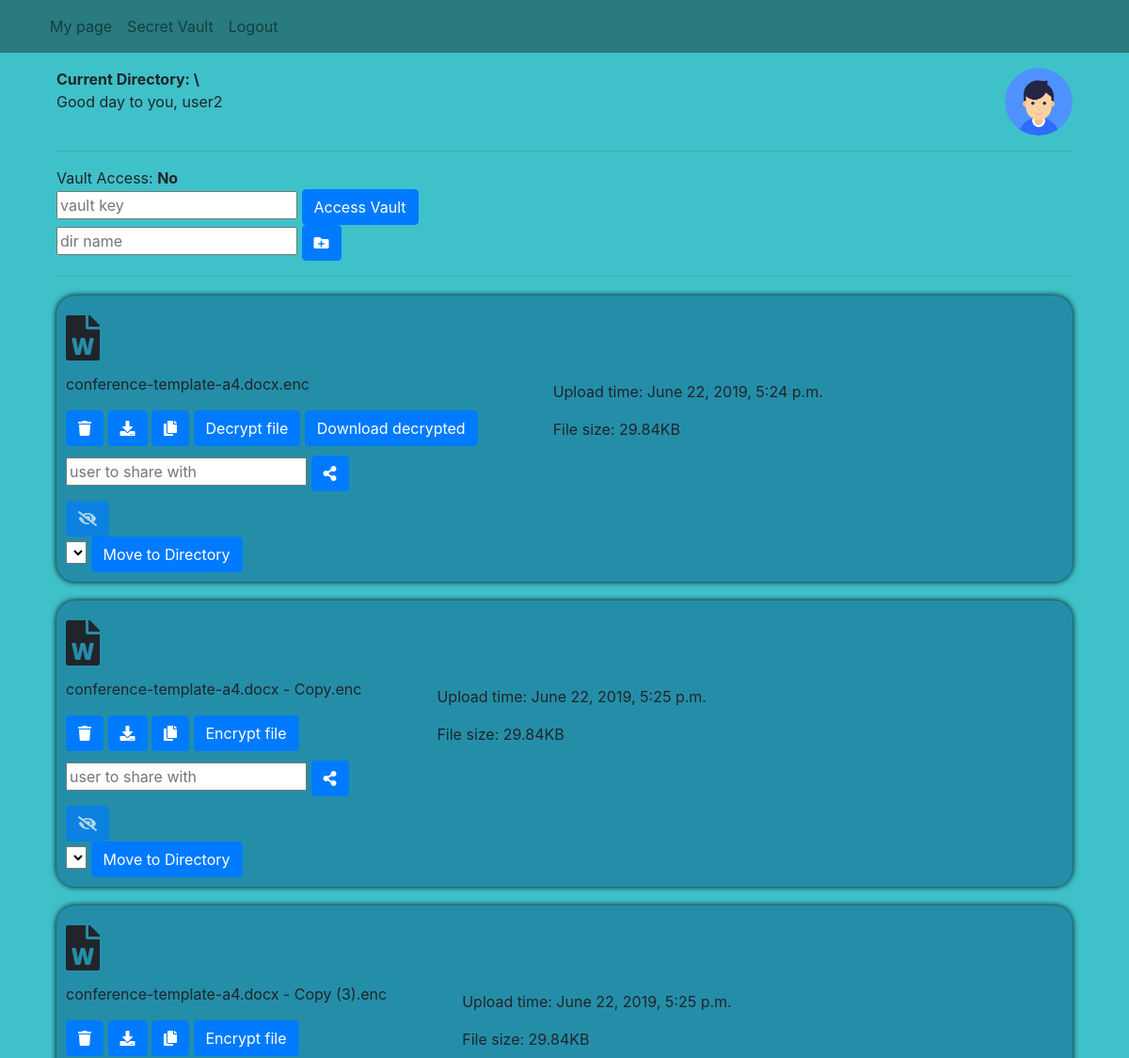
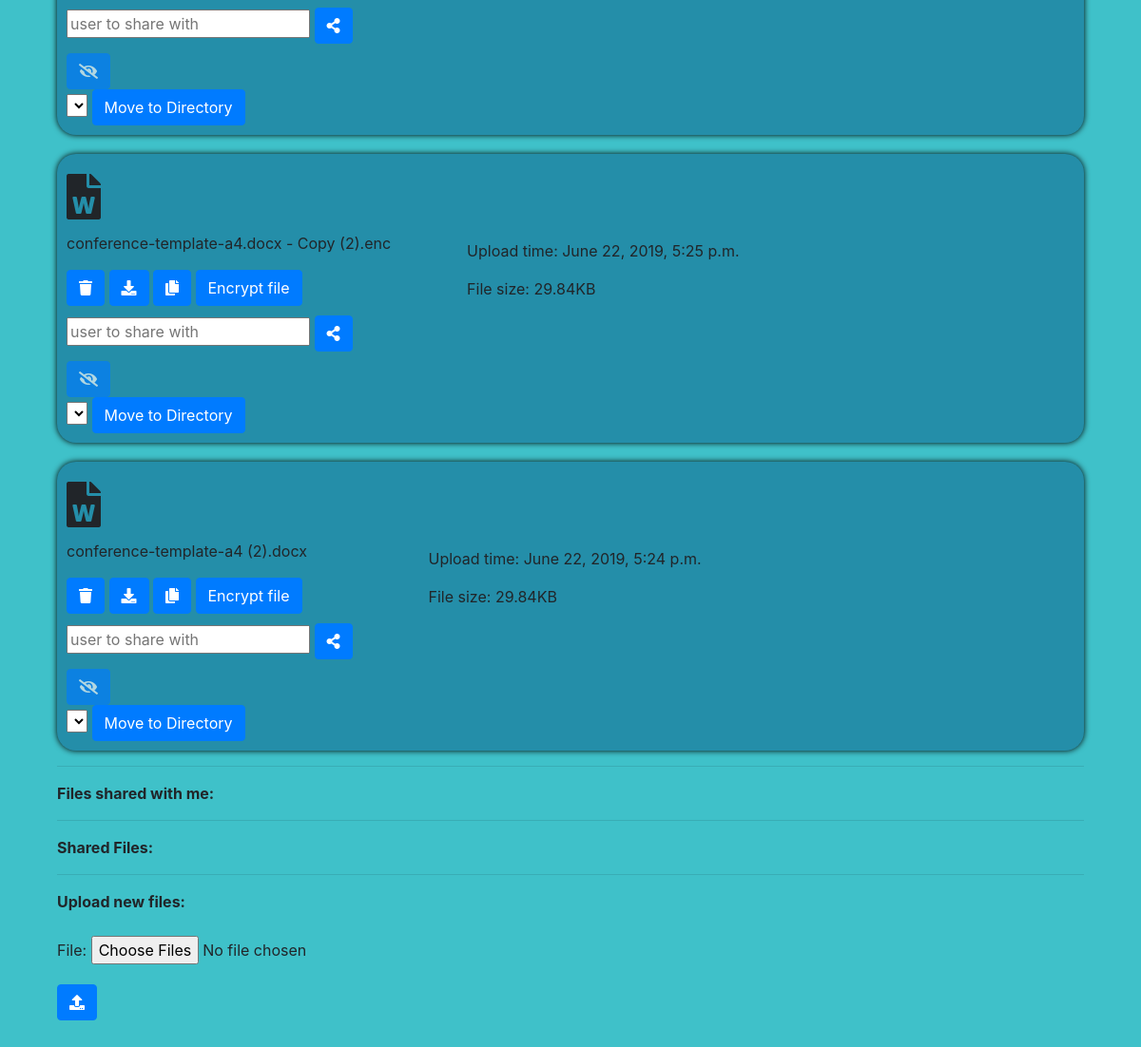
The app's page /me/folder/ (signed in), older data (2 pictures, top to bottom).
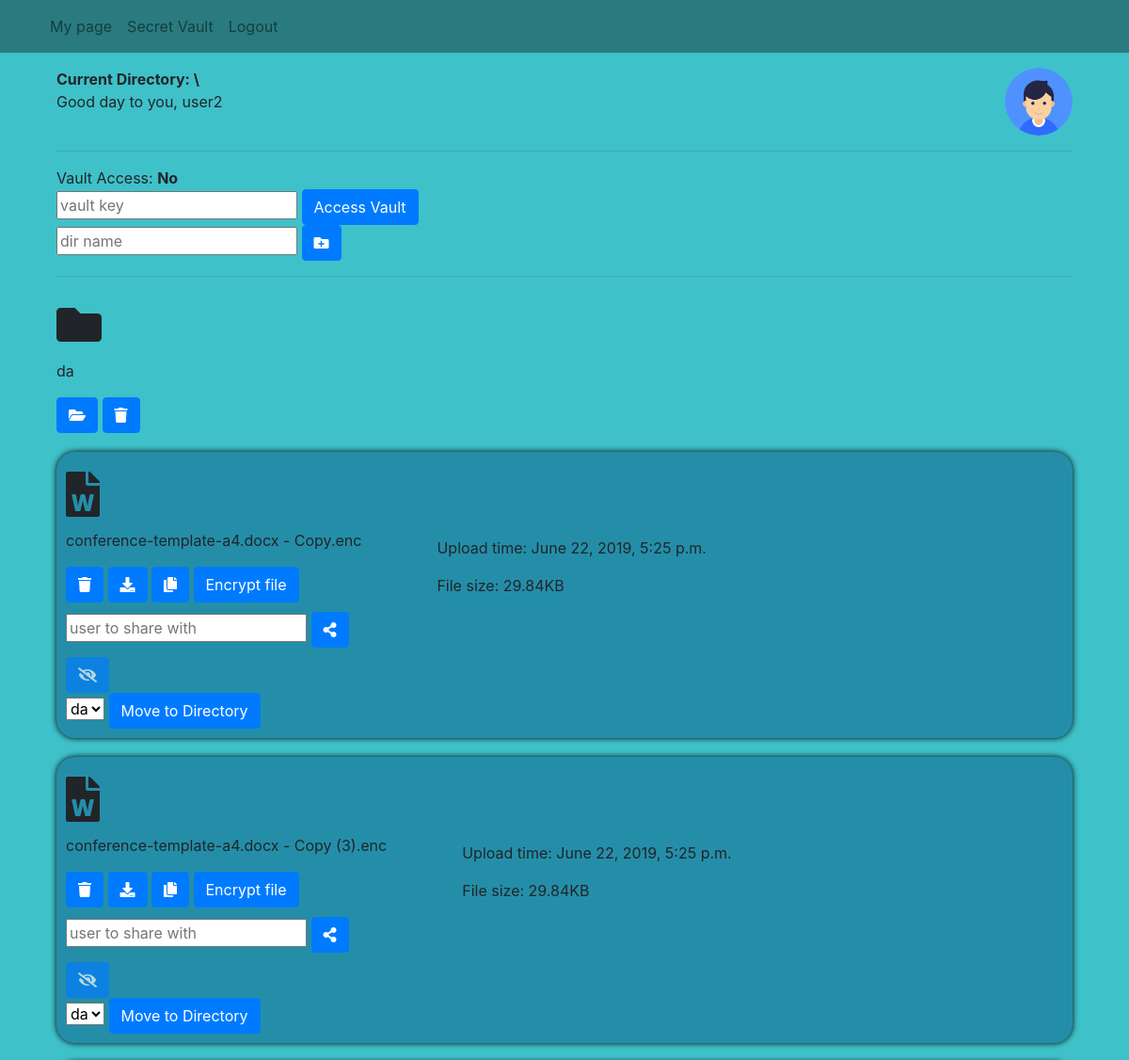
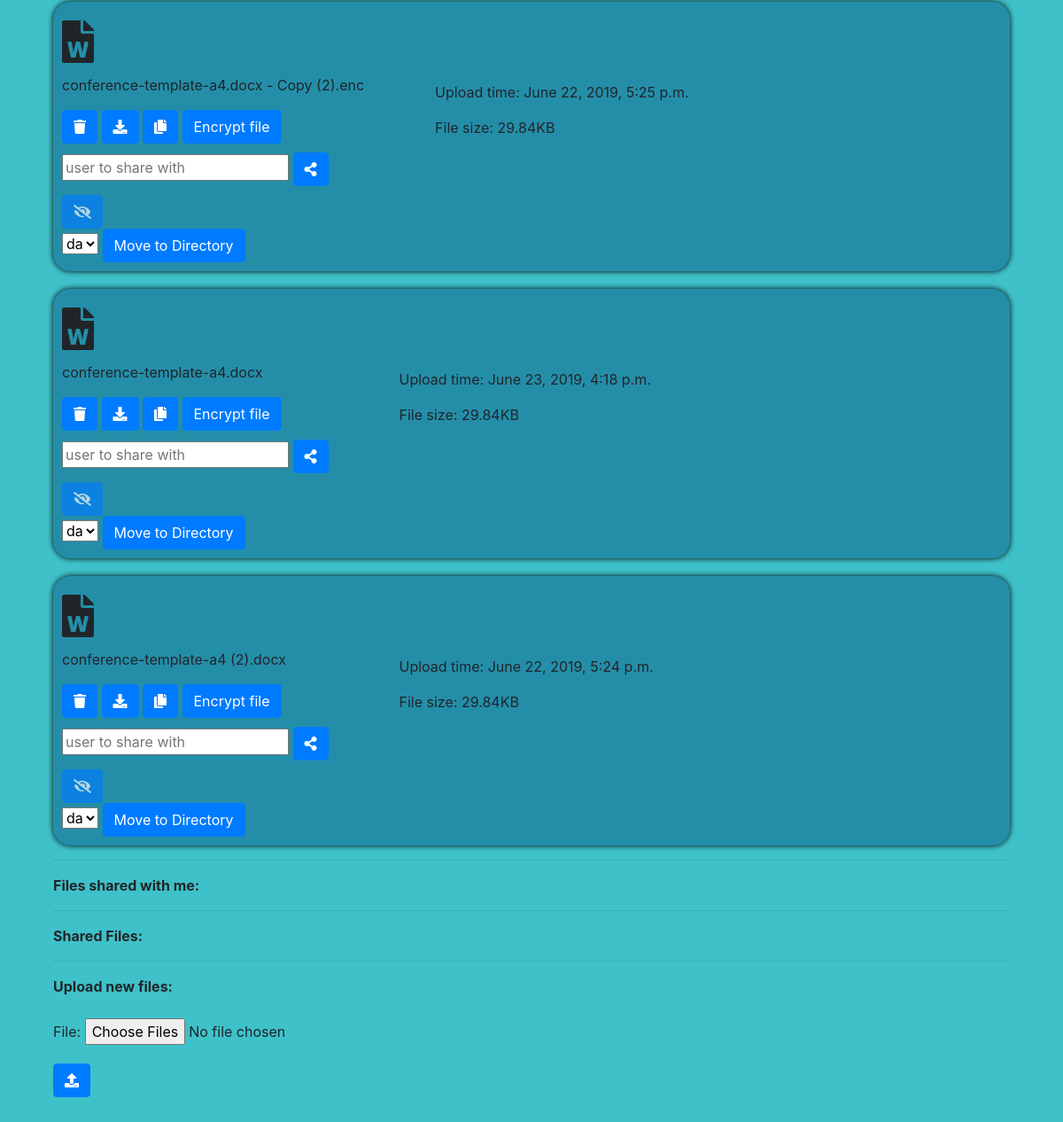
The same page, newer data (2 pictures, top to bottom).
### file_upload/models.py (models this page shows)
class File(models.Model):
    owner = models.ForeignKey(User, on_delete=models.CASCADE, related_name='files')
    filename = models.CharField(max_length=256)
    upload_time = models.DateTimeField(default=timezone.now)
    shared = models.BooleanField(default=False)
    encrypted = models.BooleanField(default=False)
    is_directory = models.BooleanField(default=False)
    path = models.CharField(max_length=256, default='')
    file_type = models.CharField(max_length=256)
    size = models.CharField(max_length=32)
    hidden = models.BooleanField(default=False)
    def __str__(self):
        return self.filename

### mypage/views.py (the view, shortened to what this page needs)
# urls.py: re_path(r'folder/(?P<path>.*)', views.MainPage.as_view(), name='main_page'),
class MainPage(LoginRequiredMixin, View):
    login_url = '/user/login/'
    redirect_field_name = 'index.html'
    def get(self, request, path=''):
        upload_form = UploadFileForm()
        files = File.objects.filter(
            owner=request.user,
            path=path,
            hidden=False,
        ).order_by('-is_directory', '-filename')
        directories = files.filter(is_directory=True)
        shared_by_me = request.user.files.filter(shared=True)
        for file in shared_by_me:
            for i in file.instances.all():
                print(i.shared_with)
        shared_with_me = request.user.shared_with.all()
        vault_access = True
        if not check_vault_token(request.session.get('vault'), request.user):
            vault_access = False
            request.session['vault'] = None
        context = {
            'path': path,
            'files': files,
            'directories': directories,
            'upload_form': upload_form,
            'shared_by_me': shared_by_me,
            'shared_with_me': shared_with_me,
            'vault_access': vault_access,
            'default_profile_pic_url': DEFAULT_PROFILE_PIC_URL,
        }
        return render(request, 'page/my_page.html', context=context)

### file_upload/forms.py
class UploadFileForm(forms.Form):
    file = forms.FileField(widget=forms.ClearableFileInput(attrs={'multiple': True}))

### filesonline/utils.py (called while the page is built, shortened)
def check_vault_token(token, user):
    if not token:
        return False

### templates/page/my_page.html (shortened to what the changed rows need)
{% extends 'user_login/base.html' %}
{% block body_block %}
{% load staticfiles %}
<div id="cont" class="container">
  {% for file in files %}
  {% if file.is_directory %}
  <div class="dir-div">
    <div class="dir-icon-div">
      <i class="fas fa-folder"></i>
    </div>
    <p>
      {{ file }}
    </p>
    <form class="dispinline" id="change_dir-{{ file }}"
          action="{% url 'mypage:change_dir' %}" method="post">
      <button class="btn btn-primary" type="submit" form="change_dir-{{ file }}">
        <i class="fas fa-folder-open"></i>
      </button>
    </form>
    <form class="dispinline" id="delete_dir-{{ file }}"
          action="{% url 'mypage:delete_dir' %}" method="post">
      <button class="btn btn-primary" type="submit" form="delete_dir-{{ file }}">
        <i class="fas fa-trash"></i>
      </button>
    </form>
  </div>
  {% else %}
  <div class="file-div">
    <div class="file-buttons-div">
      <div class="file_icon-div">
        {% if file.file_type == 'audio' %}
        <i class="fas fa-file-audio"></i>
        {% elif file.file_type == 'image' %}
        <i class="fas fa-file-image"></i>
        {% elif file.file_type == 'video' %}
        <i class="fas fa-file-video"></i>
        {% elif file.file_type == 'word' %}
        <i class="fas fa-file-word"></i>
        {% elif file.file_type == 'power' %}
        <i class="fas fa-file-powerpoint"></i>
        {% elif file.file_type == 'pdf' %}
        <i class="fas fa-file-pdf"></i>
        {% elif file.file_type == 'excel' %}
        <i class="fas fa-file-excel"></i>
        {% elif file.file_type == 'code' %}
        <i class="fas fa-file-code"></i>
        {% elif file.file_type == 'archive' %}
        <i class="fas fa-file-archive"></i>
        {% else %}
        <i class="fas fa-file"></i>
        {% endif %}
      </div>
      <p>
        {{ file }}
      </p>
      <form class="dispinline" id="delete-{{ file }}"
            action="{% url 'mypage:delete_file' %}" method="post">
        <button class="btn btn-primary" type="submit" form="delete-{{ file }}">
          <i class="fas fa-trash"></i>
        </button>
      </form>
      <form class="dispinline" id="download-{{ file }}"
            action="{% url 'mypage:download_file' %}" method="post">
        <button class="btn btn-primary" type="submit" form="download-{{ file }}">
          <i class="fas fa-download"></i>
        </button>
      </form>
      <form class="dispinline" id="copy_file-{{ file }}"
            action="{% url 'mypage:copy_file' %}" method="post">
        <button class="btn btn-primary" type="submit" form="copy_file-{{ file }}">
          <i class="fas fa-copy"></i>
        </button>
      </form>
      {% if file.encrypted is False %}
      <form class="dispinline" id="encrypt-{{ file }}"
            action="{% url 'mypage:encrypt_file' %}" method="post">
        <button class="btn btn-primary" type="submit" form="encrypt-{{ file }}">
          Encrypt file
        </button>
      </form>
      {% endif %}
      {% if file.encrypted is True %}
      <form class="dispinline" id="decrypt-{{ file }}"
            action="{% url 'mypage:decrypt_file' %}" method="post">
        <button class="btn btn-primary" type="submit" form="decrypt-{{ file }}">
          Decrypt file
        </button>
      </form>
      <form class="dispinline" id="dec-download-{{ file }}"
            action="{% url 'mypage:dec-download_file' %}" method="post">
        <button class="btn btn-primary" type="submit" form="dec-download-{{ file }}">
          Download decrypted
        </button>
      </form>
      {% endif %}
      <form id="share-{{ file }}" class="share-form"
            action="{% url 'mypage:share_file' %}" method="post">
        <input type="text" name="share_with" placeholder="user to share with">
        <button class="btn btn-primary" type="submit" form="share-{{ file }}">
          <i class="fas fa-share-alt"></i>
        </button>
      </form>
      <form id="hide-{{ file }}"
            action="{% url 'mypage:hide_file' %}" method="post">
        {% if vault_access %}
        <button class="btn btn-primary" type="submit" form="hide-{{ file }}">
          <i class="fas fa-eye-slash"></i>
        </button>
        {% else %}
        <button class="btn btn-primary hide-button" disabled data-toggle="tooltip" data-placement="right"
                title="Vault access required.">
          <i class="fas fa-eye-slash"></i>
        </button>
        {% endif %}
      </form>
      <form class="dispinline" id="move_to_dir-{{ file }}"
            action="{% url 'mypage:move_to_dir' %}" method="post">
        <select name="new_dir" form="move_to_dir-{{ file }}">
          {% for dir in directories %}
          <option value="{{dir.filename}}">{{dir.filename}}</option>
          {% endfor %}
        </select>
        <button class="btn btn-primary" type="submit" form="move_to_dir-{{ file }}">
          Move to Directory
        </button>
      </form>
    </div>
    <div class="file-info-div">
      <p>
        Upload time: {{ file.upload_time }}
      </p>
      <p>
        File size: {{ file.size }}
      </p>
    </div>
  </div>
  {% endif %}
  {% endfor %}
  <br>
  <br>
</div>
{% endblock %}

Row changes from the older to the newer data that the page shows:
no longer on this page (row edited): File: file_type "word" (drawn), filename "conference-template-a4.docx.enc", upload_time "June 22, 2019, 5:24 p.m.", size "29.84KB"
added File: filename "da"
shown differently, row unchanged: File "conference-template-a4.docx - Copy.enc": new_dir (not shown) → "da"
shown differently, row unchanged: File "conference-template-a4.docx - Copy (3).enc": new_dir (not shown) → "da"
shown differently, row unchanged: File "conference-template-a4.docx - Copy (2).enc": new_dir (not shown) → "da"
added File: file_type "word" (drawn), filename "conference-template-a4.docx", upload_time "June 23, 2019, 4:18 p.m.", size "29.84KB"
shown differently, row unchanged: File "conference-template-a4 (2).docx": new_dir (not shown) → "da"
